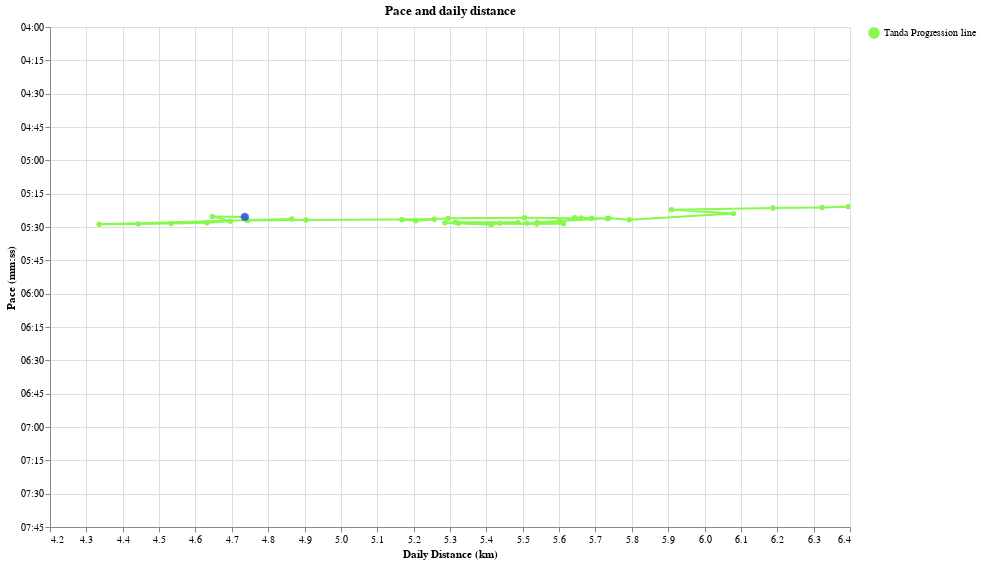

Notebook source saved alongside this figure:
### Code cell
daily_df["Legend"] = "Tanda Progression line"


tooltip = [
    alt.Tooltip(
        "rolling_km_per_week_daily_distance:Q",
        title="Distance (km)",
        format=".1f",
    ),
    alt.Tooltip(
        "rolling_pace_pretty:N",
        title="Pace (s/km)",
    ),
    alt.Tooltip("date:T", title="Date"),
    alt.Tooltip("pretty_rolling_tanda_day:N", title="Marathon Form"),
]


tanda_progression = (
    alt.Chart(daily_df.loc[start_date:last_date].reset_index().sort_values("date"))
    .mark_line(point=True, strokeWidth=2)
    .encode(
        x=alt.X(
            "rolling_km_per_week_daily_distance:Q",
            title="Daily Distance (km)",
            scale=alt.Scale(zero=False),
        ),
        y=alt.Y(
            "rolling_pace_sec_per_km:Q",
            title="Pace (mm:ss)",
            scale=alt.Scale(
                reverse=True,
                zero=False,
                domain=(min(pace_ticks_values), max(pace_ticks_values)),
            ),
            axis=alt.Axis(
                values=pace_ticks_values,
                labelExpr="datum.value > 0 ? timeFormat(datum.value * 1000, '%M:%S') : ''",
            ),
        ),
        tooltip=tooltip,
        order="date",
        color=alt.Color(
            "Legend:N",
            legend=alt.Legend(title=None),
            scale=alt.Scale(domain=["Tanda Progression line"], range=["#87f94c"]),
        ),
    )
    .properties(width=800, height=500, title="Pace and daily distance")
    .interactive()
)


current_form = (
    alt.Chart(
        daily_df.loc[start_date:last_date].reset_index().sort_values("date").tail(1)
    )
    .mark_point(filled=True, size=70)
    .encode(
        x=alt.X(
            "rolling_km_per_week_daily_distance:Q",
            title="Daily Distance (km)",
            scale=alt.Scale(zero=False),
        ),
        y=alt.Y(
            "rolling_pace_sec_per_km:Q",
            title="Pace (mm:ss)",
            scale=alt.Scale(
                reverse=True,
                zero=False,
                domain=(min(pace_ticks_values), max(pace_ticks_values)),
            ),
            axis=alt.Axis(
                values=pace_ticks_values,
                labelExpr="datum.value > 0 ? timeFormat(datum.value * 1000, '%M:%S') : ''",
            ),
        ),
        color=alt.value("#142ef5"),
        tooltip=tooltip,
    )
    .properties(width=800, height=500, title="Pace and daily distance")
    .interactive()
)

(tanda_progression + current_form).show()

### Figure 1 — Vega-Lite specification as saved in the notebook (floating-point values rounded to 4 significant figures)
{"config": {"view": {"continuousWidth": 300, "continuousHeight": 300}}, "layer": [{"data": {"name": "data-eb834b5033a4e028d98477b1e1670d22"}, "mark": {"type": "line", "point": true, "strokeWidth": 2}, "encoding": {"color": {"field": "Legend", "legend": {"title": null}, "scale": {"domain": ["Tanda Progression line"], "range": ["#87f94c"]}, "type": "nominal"}, "order": {"field": "date", "type": "temporal"}, "tooltip": [{"field": "rolling_km_per_week_daily_distance", "format": ".1f", "title": "Distance (km)", "type": "quantitative"}, {"field": "rolling_pace_pretty", "title": "Pace (s/km)", "type": "nominal"}, {"field": "date", "title": "Date", "type": "temporal"}, {"field": "pretty_rolling_tanda_day", "title": "Marathon Form", "type": "nominal"}], "x": {"field": "rolling_km_per_week_daily_distance", "scale": {"zero": false}, "title": "Daily Distance (km)", "type": "quantitative"}, "y": {"axis": {"labelExpr": "datum.value > 0 ? timeFormat(datum.value * 1000, '%M:%S') : ''", "values": [240, 255, 270, 285, 300, 315, 330, 345, 360, 375, 390, 405, 420, 435, 450, 465]}, "field": "rolling_pace_sec_per_km", "scale": {"domain": [240, 465], "reverse": true, "zero": false}, "title": "Pace (mm:ss)", "type": "quantitative"}}, "name": "view_6", "title": "Pace and daily distance"}, {"data": {"name": "data-7627c6aeb6cac7c94e8f5c09c2342800"}, "mark": {"type": "point", "filled": true, "size": 70}, "encoding": {"color": {"value": "#142ef5"}, "tooltip": [{"field": "rolling_km_per_week_daily_distance", "format": ".1f", "title": "Distance (km)", "type": "quantitative"}, {"field": "rolling_pace_pretty", "title": "Pace (s/km)", "type": "nominal"}, {"field": "date", "title": "Date", "type": "temporal"}, {"field": "pretty_rolling_tanda_day", "title": "Marathon Form", "type": "nominal"}], "x": {"field": "rolling_km_per_week_daily_distance", "scale": {"zero": false}, "title": "Daily Distance (km)", "type": "quantitative"}, "y": {"axis": {"labelExpr": "datum.value > 0 ? timeFormat(datum.value * 1000, '%M:%S') : ''", "values": [240, 255, 270, 285, 300, 315, 330, 345, 360, 375, 390, 405, 420, 435, 450, 465]}, "field": "rolling_pace_sec_per_km", "scale": {"domain": [240, 465], "reverse": true, "zero": false}, "title": "Pace (mm:ss)", "type": "quantitative"}}, "name": "view_7", "title": "Pace and daily distance"}], "height": 500, "params": [{"name": "param_8", "select": {"type": "interval", "encodings": ["x", "y"]}, "bind": "scales", "views": ["view_6"]}, {"name": "param_9", "select": {"type": "interval", "encodings": ["x", "y"]}, "bind": "scales", "views": ["view_7"]}], "width": 800, "$schema": "https://vega.github.io/schema/vega-lite/v5.17.0.json", "datasets": {"data-eb834b5033a4e028d98477b1e1670d22": [{"date": "2024-04-29T00:00:00", "distance_meters": 5048.0, "time_seconds": 1567.0, "tanda_day": 3.562, "tanda_day_pretty": "1970-01-01T03:33:43.764750223", "rolling_distance_meters": 358100.0, "rolling_time_seconds": 114900.0, "rolling_km_per_week": 44.77, "rolling_pace_sec_per_km": 320.9, "rolling_tanda_day": 3.563, "rolling_tanda_day_pretty": "1970-01-01T03:33:47.897492133", "type_rolling": "Tanda (8 weeks)", "type_daily": "Tanda (daily)", "pace_sec_per_km": 310.4, "distance_km": 5.048, "date_factor": 26210.0, "daily_pace_pretty": "5:10", "rolling_pace_pretty": "5:20", "rolling_km_per_week_daily_distance": 6.395, "Latest run": "Latest run", "pretty_rolling_tanda_day": "3 hours 34 minutes", "shape": "circle", "Legend": "Tanda Progression line"}, {"date": "2024-04-30T00:00:00", "distance_meters": 4015.0, "time_seconds": 1391.0, "tanda_day": 3.848, "tanda_day_pretty": "1970-01-01T03:50:51.692821886", "rolling_distance_meters": 354100.0, "rolling_time_seconds": 113700.0, "rolling_km_per_week": 44.26, "rolling_pace_sec_per_km": 321.2, "rolling_tanda_day": 3.569, "rolling_tanda_day_pretty": "1970-01-01T03:34:07.553763253", "type_rolling": "Tanda (8 weeks)", "type_daily": "Tanda (daily)", "pace_sec_per_km": 346.5, "distance_km": 4.015, "date_factor": 29860.0, "daily_pace_pretty": "5:46", "rolling_pace_pretty": "5:21", "rolling_km_per_week_daily_distance": 6.323, "Latest run": "Latest run", "pretty_rolling_tanda_day": "3 hours 34 minutes", "shape": "circle", "Legend": "Tanda Progression line"}, {"date": "2024-05-01T00:00:00", "distance_meters": 5062.0, "time_seconds": 1598.0, "tanda_day": 3.596, "tanda_day_pretty": "1970-01-01T03:35:44.069273692", "rolling_distance_meters": 346500.0, "rolling_time_seconds": 111400.0, "rolling_km_per_week": 43.32, "rolling_pace_sec_per_km": 321.5, "rolling_tanda_day": 3.577, "rolling_tanda_day_pretty": "1970-01-01T03:34:37.293791876", "type_rolling": "Tanda (8 weeks)", "type_daily": "Tanda (daily)", "pace_sec_per_km": 315.7, "distance_km": 5.062, "date_factor": 34020.0, "daily_pace_pretty": "5:15", "rolling_pace_pretty": "5:21", "rolling_km_per_week_daily_distance": 6.188, "Latest run": "Latest run", "pretty_rolling_tanda_day": "3 hours 35 minutes", "shape": "circle", "Legend": "Tanda Progression line"}, {"date": "2024-05-03T00:00:00", "distance_meters": 5077.0, "time_seconds": 1587.0, "tanda_day": 3.575, "tanda_day_pretty": "1970-01-01T03:34:28.285823125", "rolling_distance_meters": 330900.0, "rolling_time_seconds": 106600.0, "rolling_km_per_week": 41.36, "rolling_pace_sec_per_km": 322.3, "rolling_tanda_day": 3.596, "rolling_tanda_day_pretty": "1970-01-01T03:35:45.057075460", "type_rolling": "Tanda (8 weeks)", "type_daily": "Tanda (daily)", "pace_sec_per_km": 312.6, "distance_km": 5.077, "date_factor": 38760.0, "daily_pace_pretty": "5:12", "rolling_pace_pretty": "5:22", "rolling_km_per_week_daily_distance": 5.909, "Latest run": "Latest run", "pretty_rolling_tanda_day": "3 hours 36 minutes", "shape": "circle", "Legend": "Tanda Progression line"}, {"date": "2024-05-04T00:00:00", "distance_meters": 9550.0, "time_seconds": 3658.0, "tanda_day": 3.821, "tanda_day_pretty": "1970-01-01T03:49:15.249560005", "rolling_distance_meters": 340500.0, "rolling_time_seconds": 110300.0, "rolling_km_per_week": 42.56, "rolling_pace_sec_per_km": 324.0, "rolling_tanda_day": 3.599, "rolling_tanda_day_pretty": "1970-01-01T03:35:54.677639335", "type_rolling": "Tanda (8 weeks)", "type_daily": "Tanda (daily)", "pace_sec_per_km": 383.0, "distance_km": 9.55, "date_factor": 44160.0, "daily_pace_pretty": "6:23", "rolling_pace_pretty": "5:23", "rolling_km_per_week_daily_distance": 6.08, "Latest run": "Latest run", "pretty_rolling_tanda_day": "3 hours 36 minutes", "shape": "circle", "Legend": "Tanda Progression line"}, {"date": "2024-05-05T00:00:00", "distance_meters": 6955.0, "time_seconds": 3033.0, "tanda_day": 4.28, "tanda_day_pretty": "1970-01-01T04:16:46.264268297", "rolling_distance_meters": 324400.0, "rolling_time_seconds": 106000.0, "rolling_km_per_week": 40.55, "rolling_pace_sec_per_km": 326.7, "rolling_tanda_day": 3.63, "rolling_tanda_day_pretty": "1970-01-01T03:37:48.105438650", "type_rolling": "Tanda (8 weeks)", "type_daily": "Tanda (daily)", "pace_sec_per_km": 436.1, "distance_km": 6.955, "date_factor": 50320.0, "daily_pace_pretty": "7:16", "rolling_pace_pretty": "5:26", "rolling_km_per_week_daily_distance": 5.793, "Latest run": "Latest run", "pretty_rolling_tanda_day": "3 hours 38 minutes", "shape": "circle", "Legend": "Tanda Progression line"}, {"date": "2024-05-07T00:00:00", "distance_meters": 2885.0, "time_seconds": 996.0, "tanda_day": 3.9, "tanda_day_pretty": "1970-01-01T03:54:00.553656042", "rolling_distance_meters": 321300.0, "rolling_time_seconds": 104700.0, "rolling_km_per_week": 40.16, "rolling_pace_sec_per_km": 326.0, "rolling_tanda_day": 3.628, "rolling_tanda_day_pretty": "1970-01-01T03:37:42.233152281", "type_rolling": "Tanda (8 weeks)", "type_daily": "Tanda (daily)", "pace_sec_per_km": 345.2, "distance_km": 2.885, "date_factor": 57330.0, "daily_pace_pretty": "5:45", "rolling_pace_pretty": "5:26", "rolling_km_per_week_daily_distance": 5.737, "Latest run": "Latest run", "pretty_rolling_tanda_day": "3 hours 38 minutes", "shape": "circle", "Legend": "Tanda Progression line"}, {"date": "2024-05-08T00:00:00", "distance_meters": 5034.0, "time_seconds": 1769.0, "tanda_day": 3.827, "tanda_day_pretty": "1970-01-01T03:49:37.565745571", "rolling_distance_meters": 310200.0, "rolling_time_seconds": 101700.0, "rolling_km_per_week": 38.78, "rolling_pace_sec_per_km": 327.8, "rolling_tanda_day": 3.65, "rolling_tanda_day_pretty": "1970-01-01T03:38:58.947436010", "type_rolling": "Tanda (8 weeks)", "type_daily": "Tanda (daily)", "pace_sec_per_km": 351.4, "distance_km": 5.034, "date_factor": 65310.0, "daily_pace_pretty": "5:51", "rolling_pace_pretty": "5:27", "rolling_km_per_week_daily_distance": 5.54, "Latest run": "Latest run", "pretty_rolling_tanda_day": "3 hours 39 minutes", "shape": "circle", "Legend": "Tanda Progression line"}, {"date": "2024-05-09T00:00:00", "distance_meters": 4037.0, "time_seconds": 1565.0, "tanda_day": 4.112, "tanda_day_pretty": "1970-01-01T04:06:44.010132948", "rolling_distance_meters": 314300.0, "rolling_time_seconds": 103300.0, "rolling_km_per_week": 39.29, "rolling_pace_sec_per_km": 328.6, "rolling_tanda_day": 3.651, "rolling_tanda_day_pretty": "1970-01-01T03:39:03.945345372", "type_rolling": "Tanda (8 weeks)", "type_daily": "Tanda (daily)", "pace_sec_per_km": 387.7, "distance_km": 4.037, "date_factor": 74410.0, "daily_pace_pretty": "6:27", "rolling_pace_pretty": "5:28", "rolling_km_per_week_daily_distance": 5.612, "Latest run": "Latest run", "pretty_rolling_tanda_day": "3 hours 39 minutes", "shape": "circle", "Legend": "Tanda Progression line"}, {"date": "2024-05-11T00:00:00", "distance_meters": 14270.0, "time_seconds": 4311.0, "tanda_day": 3.114, "tanda_day_pretty": "1970-01-01T03:06:52.026536394", "rolling_distance_meters": 304500.0, "rolling_time_seconds": 99950.0, "rolling_km_per_week": 38.06, "rolling_pace_sec_per_km": 328.3, "rolling_tanda_day": 3.658, "rolling_tanda_day_pretty": "1970-01-01T03:39:28.392045577", "type_rolling": "Tanda (8 weeks)", "type_daily": "Tanda (daily)", "pace_sec_per_km": 302.1, "distance_km": 14.27, "date_factor": 84780.0, "daily_pace_pretty": "5:02", "rolling_pace_pretty": "5:28", "rolling_km_per_week_daily_distance": 5.437, "Latest run": "Latest run", "pretty_rolling_tanda_day": "3 hours 39 minutes", "shape": "circle", "Legend": "Tanda Progression line"}, {"date": "2024-05-12T00:00:00", "distance_meters": 5697.0, "time_seconds": 2000.0, "tanda_day": 3.792, "tanda_day_pretty": "1970-01-01T03:47:30.901519381", "rolling_distance_meters": 310200.0, "rolling_time_seconds": 101900.0, "rolling_km_per_week": 38.77, "rolling_pace_sec_per_km": 328.7, "rolling_tanda_day": 3.656, "rolling_tanda_day_pretty": "1970-01-01T03:39:19.917978152", "type_rolling": "Tanda (8 weeks)", "type_daily": "Tanda (daily)", "pace_sec_per_km": 351.1, "distance_km": 5.697, "date_factor": 96590.0, "daily_pace_pretty": "5:51", "rolling_pace_pretty": "5:28", "rolling_km_per_week_daily_distance": 5.538, "Latest run": "Latest run", "pretty_rolling_tanda_day": "3 hours 39 minutes", "shape": "circle", "Legend": "Tanda Progression line"}, {"date": "2024-05-15T00:00:00", "distance_meters": 5057.0, "time_seconds": 1615.0, "tanda_day": 3.62, "tanda_day_pretty": "1970-01-01T03:37:10.241927389", "rolling_distance_meters": 298100.0, "rolling_time_seconds": 97880.0, "rolling_km_per_week": 37.26, "rolling_pace_sec_per_km": 328.3, "rolling_tanda_day": 3.664, "rolling_tanda_day_pretty": "1970-01-01T03:39:49.906752883", "type_rolling": "Tanda (8 weeks)", "type_daily": "Tanda (daily)", "pace_sec_per_km": 319.4, "distance_km": 5.057, "date_factor": 110100.0, "daily_pace_pretty": "5:19", "rolling_pace_pretty": "5:28", "rolling_km_per_week_daily_distance": 5.323, "Latest run": "Latest run", "pretty_rolling_tanda_day": "3 hours 40 minutes", "shape": "circle", "Legend": "Tanda Progression line"}, {"date": "2024-05-17T00:00:00", "distance_meters": 8072.0, "time_seconds": 2469.0, "tanda_day": 3.388, "tanda_day_pretty": "1970-01-01T03:23:18.327845612", "rolling_distance_meters": 297600.0, "rolling_time_seconds": 97590.0, "rolling_km_per_week": 37.2, "rolling_pace_sec_per_km": 327.9, "rolling_tanda_day": 3.661, "rolling_tanda_day_pretty": "1970-01-01T03:39:41.102862811", "type_rolling": "Tanda (8 weeks)", "type_daily": "Tanda (daily)", "pace_sec_per_km": 305.9, "distance_km": 8.072, "date_factor": 125400.0, "daily_pace_pretty": "5:05", "rolling_pace_pretty": "5:27", "rolling_km_per_week_daily_distance": 5.315, "Latest run": "Latest run", "pretty_rolling_tanda_day": "3 hours 40 minutes", "shape": "circle", "Legend": "Tanda Progression line"}, {"date": "2024-05-18T00:00:00", "distance_meters": 9621.0, "time_seconds": 3162.0, "tanda_day": 3.468, "tanda_day_pretty": "1970-01-01T03:28:03.039640212", "rolling_distance_meters": 307300.0, "rolling_time_seconds": 100800.0, "rolling_km_per_week": 38.41, "rolling_pace_sec_per_km": 327.9, "rolling_tanda_day": 3.653, "rolling_tanda_day_pretty": "1970-01-01T03:39:10.851931479", "type_rolling": "Tanda (8 weeks)", "type_daily": "Tanda (daily)", "pace_sec_per_km": 328.7, "distance_km": 9.621, "date_factor": 142900.0, "daily_pace_pretty": "5:28", "rolling_pace_pretty": "5:27", "rolling_km_per_week_daily_distance": 5.487, "Latest run": "Latest run", "pretty_rolling_tanda_day": "3 hours 39 minutes", "shape": "circle", "Legend": "Tanda Progression line"}, {"date": "2024-05-19T00:00:00", "distance_meters": 8923.0, "time_seconds": 2829.0, "tanda_day": 3.423, "tanda_day_pretty": "1970-01-01T03:25:21.962583357", "rolling_distance_meters": 296000.0, "rolling_time_seconds": 97120.0, "rolling_km_per_week": 37.0, "rolling_pace_sec_per_km": 328.1, "rolling_tanda_day": 3.664, "rolling_tanda_day_pretty": "1970-01-01T03:39:50.163306382", "type_rolling": "Tanda (8 weeks)", "type_daily": "Tanda (daily)", "pace_sec_per_km": 317.1, "distance_km": 8.923, "date_factor": 162800.0, "daily_pace_pretty": "5:17", "rolling_pace_pretty": "5:28", "rolling_km_per_week_daily_distance": 5.286, "Latest run": "Latest run", "pretty_rolling_tanda_day": "3 hours 40 minutes", "shape": "circle", "Legend": "Tanda Progression line"}, {"date": "2024-05-20T00:00:00", "distance_meters": 7104.0, "time_seconds": 2620.0, "tanda_day": 3.839, "tanda_day_pretty": "1970-01-01T03:50:19.717875751", "rolling_distance_meters": 303100.0, "rolling_time_seconds": 99740.0, "rolling_km_per_week": 37.89, "rolling_pace_sec_per_km": 329.0, "rolling_tanda_day": 3.664, "rolling_tanda_day_pretty": "1970-01-01T03:39:49.538411416", "type_rolling": "Tanda (8 weeks)", "type_daily": "Tanda (daily)", "pace_sec_per_km": 368.8, "distance_km": 7.104, "date_factor": 185400.0, "daily_pace_pretty": "6:08", "rolling_pace_pretty": "5:29", "rolling_km_per_week_daily_distance": 5.413, "Latest run": "Latest run", "pretty_rolling_tanda_day": "3 hours 40 minutes", "shape": "circle", "Legend": "Tanda Progression line"}, {"date": "2024-05-22T00:00:00", "distance_meters": 5076.0, "time_seconds": 1586.0, "tanda_day": 3.574, "tanda_day_pretty": "1970-01-01T03:34:26.612710449", "rolling_distance_meters": 303200.0, "rolling_time_seconds": 99650.0, "rolling_km_per_week": 37.9, "rolling_pace_sec_per_km": 328.7, "rolling_tanda_day": 3.662, "rolling_tanda_day_pretty": "1970-01-01T03:39:41.763111008", "type_rolling": "Tanda (8 weeks)", "type_daily": "Tanda (daily)", "pace_sec_per_km": 312.5, "distance_km": 5.076, "date_factor": 211300.0, "daily_pace_pretty": "5:12", "rolling_pace_pretty": "5:28", "rolling_km_per_week_daily_distance": 5.414, "Latest run": "Latest run", "pretty_rolling_tanda_day": "3 hours 40 minutes", "shape": "circle", "Legend": "Tanda Progression line"}, {"date": "2024-05-23T00:00:00", "distance_meters": 5457.0, "time_seconds": 1689.0, "tanda_day": 3.536, "tanda_day_pretty": "1970-01-01T03:32:09.057770271", "rolling_distance_meters": 308600.0, "rolling_time_seconds": 101300.0, "rolling_km_per_week": 38.58, "rolling_pace_sec_per_km": 328.3, "rolling_tanda_day": 3.655, "rolling_tanda_day_pretty": "1970-01-01T03:39:16.456543149", "type_rolling": "Tanda (8 weeks)", "type_daily": "Tanda (daily)", "pace_sec_per_km": 309.5, "distance_km": 5.457, "date_factor": 240700.0, "daily_pace_pretty": "5:09", "rolling_pace_pretty": "5:28", "rolling_km_per_week_daily_distance": 5.511, "Latest run": "Latest run", "pretty_rolling_tanda_day": "3 hours 39 minutes", "shape": "circle", "Legend": "Tanda Progression line"}, {"date": "2024-05-25T00:00:00", "distance_meters": 10010.0, "time_seconds": 3009.0, "tanda_day": 3.27, "tanda_day_pretty": "1970-01-01T03:16:11.047737558", "rolling_distance_meters": 313600.0, "rolling_time_seconds": 102700.0, "rolling_km_per_week": 39.2, "rolling_pace_sec_per_km": 327.3, "rolling_tanda_day": 3.644, "rolling_tanda_day_pretty": "1970-01-01T03:38:36.905475202", "type_rolling": "Tanda (8 weeks)", "type_daily": "Tanda (daily)", "pace_sec_per_km": 300.6, "distance_km": 10.01, "date_factor": 274200.0, "daily_pace_pretty": "5:00", "rolling_pace_pretty": "5:27", "rolling_km_per_week_daily_distance": 5.6, "Latest run": "Latest run", "pretty_rolling_tanda_day": "3 hours 39 minutes", "shape": "circle", "Legend": "Tanda Progression line"}, {"date": "2024-05-26T00:00:00", "distance_meters": 10010.0, "time_seconds": 2945.0, "tanda_day": 3.228, "tanda_day_pretty": "1970-01-01T03:13:42.360225427", "rolling_distance_meters": 318600.0, "rolling_time_seconds": 103900.0, "rolling_km_per_week": 39.83, "rolling_pace_sec_per_km": 326.1, "rolling_tanda_day": 3.631, "rolling_tanda_day_pretty": "1970-01-01T03:37:51.962442618", "type_rolling": "Tanda (8 weeks)", "type_daily": "Tanda (daily)", "pace_sec_per_km": 294.1, "distance_km": 10.01, "date_factor": 312400.0, "daily_pace_pretty": "4:54", "rolling_pace_pretty": "5:26", "rolling_km_per_week_daily_distance": 5.69, "Latest run": "Latest run", "pretty_rolling_tanda_day": "3 hours 38 minutes", "shape": "circle", "Legend": "Tanda Progression line"}, {"date": "2024-05-28T00:00:00", "distance_meters": 7009.0, "time_seconds": 2227.0, "tanda_day": 3.514, "tanda_day_pretty": "1970-01-01T03:30:49.465042329", "rolling_distance_meters": 317000.0, "rolling_time_seconds": 103300.0, "rolling_km_per_week": 39.62, "rolling_pace_sec_per_km": 326.0, "rolling_tanda_day": 3.632, "rolling_tanda_day_pretty": "1970-01-01T03:37:54.534555577", "type_rolling": "Tanda (8 weeks)", "type_daily": "Tanda (daily)", "pace_sec_per_km": 317.7, "distance_km": 7.009, "date_factor": 356000.0, "daily_pace_pretty": "5:17", "rolling_pace_pretty": "5:25", "rolling_km_per_week_daily_distance": 5.661, "Latest run": "Latest run", "pretty_rolling_tanda_day": "3 hours 38 minutes", "shape": "circle", "Legend": "Tanda Progression line"}, {"date": "2024-05-29T00:00:00", "distance_meters": 6018.0, "time_seconds": 2058.0, "tanda_day": 3.718, "tanda_day_pretty": "1970-01-01T03:43:03.065273317", "rolling_distance_meters": 316000.0, "rolling_time_seconds": 103000.0, "rolling_km_per_week": 39.5, "rolling_pace_sec_per_km": 325.9, "rolling_tanda_day": 3.632, "rolling_tanda_day_pretty": "1970-01-01T03:37:55.311848713", "type_rolling": "Tanda (8 weeks)", "type_daily": "Tanda (daily)", "pace_sec_per_km": 342.0, "distance_km": 6.018, "date_factor": 405600.0, "daily_pace_pretty": "5:41", "rolling_pace_pretty": "5:25", "rolling_km_per_week_daily_distance": 5.643, "Latest run": "Latest run", "pretty_rolling_tanda_day": "3 hours 38 minutes", "shape": "circle", "Legend": "Tanda Progression line"}, {"date": "2024-05-30T00:00:00", "distance_meters": 5001.0, "time_seconds": 1729.0, "tanda_day": 3.792, "tanda_day_pretty": "1970-01-01T03:47:31.942964878", "rolling_distance_meters": 321000.0, "rolling_time_seconds": 104700.0, "rolling_km_per_week": 40.13, "rolling_pace_sec_per_km": 326.2, "rolling_tanda_day": 3.63, "rolling_tanda_day_pretty": "1970-01-01T03:37:46.647734811", "type_rolling": "Tanda (8 weeks)", "type_daily": "Tanda (daily)", "pace_sec_per_km": 345.7, "distance_km": 5.001, "date_factor": 462100.0, "daily_pace_pretty": "5:45", "rolling_pace_pretty": "5:26", "rolling_km_per_week_daily_distance": 5.732, "Latest run": "Latest run", "pretty_rolling_tanda_day": "3 hours 38 minutes", "shape": "circle", "Legend": "Tanda Progression line"}, {"date": "2024-06-01T00:00:00", "distance_meters": 2602.0, "time_seconds": 905.0, "tanda_day": 3.932, "tanda_day_pretty": "1970-01-01T03:55:55.946875576", "rolling_distance_meters": 308300.0, "rolling_time_seconds": 100400.0, "rolling_km_per_week": 38.53, "rolling_pace_sec_per_km": 325.8, "rolling_tanda_day": 3.639, "rolling_tanda_day_pretty": "1970-01-01T03:38:19.321700254", "type_rolling": "Tanda (8 weeks)", "type_daily": "Tanda (daily)", "pace_sec_per_km": 347.8, "distance_km": 2.602, "date_factor": 526500.0, "daily_pace_pretty": "5:47", "rolling_pace_pretty": "5:25", "rolling_km_per_week_daily_distance": 5.505, "Latest run": "Latest run", "pretty_rolling_tanda_day": "3 hours 38 minutes", "shape": "circle", "Legend": "Tanda Progression line"}, {"date": "2024-06-02T00:00:00", "distance_meters": 14550.0, "time_seconds": 4747.0, "tanda_day": 3.26, "tanda_day_pretty": "1970-01-01T03:15:36.593298064", "rolling_distance_meters": 296500.0, "rolling_time_seconds": 96700.0, "rolling_km_per_week": 37.07, "rolling_pace_sec_per_km": 326.1, "rolling_tanda_day": 3.651, "rolling_tanda_day_pretty": "1970-01-01T03:39:03.463125642", "type_rolling": "Tanda (8 weeks)", "type_daily": "Tanda (daily)", "pace_sec_per_km": 326.3, "distance_km": 14.55, "date_factor": 599800.0, "daily_pace_pretty": "5:26", "rolling_pace_pretty": "5:26", "rolling_km_per_week_daily_distance": 5.295, "Latest run": "Latest run", "pretty_rolling_tanda_day": "3 hours 39 minutes", "shape": "circle", "Legend": "Tanda Progression line"}, {"date": "2024-06-04T00:00:00", "distance_meters": 5108.0, "time_seconds": 1830.0, "tanda_day": 3.867, "tanda_day_pretty": "1970-01-01T03:52:02.762806011", "rolling_distance_meters": 291500.0, "rolling_time_seconds": 95380.0, "rolling_km_per_week": 36.44, "rolling_pace_sec_per_km": 327.1, "rolling_tanda_day": 3.662, "rolling_tanda_day_pretty": "1970-01-01T03:39:43.318125442", "type_rolling": "Tanda (8 weeks)", "type_daily": "Tanda (daily)", "pace_sec_per_km": 358.2, "distance_km": 5.108, "date_factor": 683400.0, "daily_pace_pretty": "5:58", "rolling_pace_pretty": "5:27", "rolling_km_per_week_daily_distance": 5.206, "Latest run": "Latest run", "pretty_rolling_tanda_day": "3 hours 40 minutes", "shape": "circle", "Legend": "Tanda Progression line"}, {"date": "2024-06-06T00:00:00", "distance_meters": 7000.0, "time_seconds": 2176.0, "tanda_day": 3.47, "tanda_day_pretty": "1970-01-01T03:28:12.473467057", "rolling_distance_meters": 289400.0, "rolling_time_seconds": 94570.0, "rolling_km_per_week": 36.17, "rolling_pace_sec_per_km": 326.8, "rolling_tanda_day": 3.662, "rolling_tanda_day_pretty": "1970-01-01T03:39:41.762590588", "type_rolling": "Tanda (8 weeks)", "type_daily": "Tanda (daily)", "pace_sec_per_km": 310.9, "distance_km": 7.0, "date_factor": 778600.0, "daily_pace_pretty": "5:10", "rolling_pace_pretty": "5:26", "rolling_km_per_week_daily_distance": 5.168, "Latest run": "Latest run", "pretty_rolling_tanda_day": "3 hours 40 minutes", "shape": "circle", "Legend": "Tanda Progression line"}, {"date": "2024-06-07T00:00:00", "distance_meters": 4990.0, "time_seconds": 1567.0, "tanda_day": 3.588, "tanda_day_pretty": "1970-01-01T03:35:17.389925710", "rolling_distance_meters": 294400.0, "rolling_time_seconds": 96130.0, "rolling_km_per_week": 36.8, "rolling_pace_sec_per_km": 326.6, "rolling_tanda_day": 3.656, "rolling_tanda_day_pretty": "1970-01-01T03:39:20.638705176", "type_rolling": "Tanda (8 weeks)", "type_daily": "Tanda (daily)", "pace_sec_per_km": 314.0, "distance_km": 4.99, "date_factor": 887000.0, "daily_pace_pretty": "5:13", "rolling_pace_pretty": "5:26", "rolling_km_per_week_daily_distance": 5.257, "Latest run": "Latest run", "pretty_rolling_tanda_day": "3 hours 39 minutes", "shape": "circle", "Legend": "Tanda Progression line"}, {"date": "2024-06-09T00:00:00", "distance_meters": 7856.0, "time_seconds": 2296.0, "tanda_day": 3.311, "tanda_day_pretty": "1970-01-01T03:18:37.983324805", "rolling_distance_meters": 274600.0, "rolling_time_seconds": 89760.0, "rolling_km_per_week": 34.33, "rolling_pace_sec_per_km": 326.9, "rolling_tanda_day": 3.676, "rolling_tanda_day_pretty": "1970-01-01T03:40:31.808799951", "type_rolling": "Tanda (8 weeks)", "type_daily": "Tanda (daily)", "pace_sec_per_km": 292.3, "distance_km": 7.856, "date_factor": 1011000.0, "daily_pace_pretty": "4:52", "rolling_pace_pretty": "5:26", "rolling_km_per_week_daily_distance": 4.904, "Latest run": "Latest run", "pretty_rolling_tanda_day": "3 hours 41 minutes", "shape": "circle", "Legend": "Tanda Progression line"}, {"date": "2024-06-13T00:00:00", "distance_meters": 7495.0, "time_seconds": 2252.0, "tanda_day": 3.38, "tanda_day_pretty": "1970-01-01T03:22:48.166657748", "rolling_distance_meters": 265600.0, "rolling_time_seconds": 86880.0, "rolling_km_per_week": 33.21, "rolling_pace_sec_per_km": 327.1, "rolling_tanda_day": 3.685, "rolling_tanda_day_pretty": "1970-01-01T03:41:06.045188420", "type_rolling": "Tanda (8 weeks)", "type_daily": "Tanda (daily)", "pace_sec_per_km": 300.5, "distance_km": 7.495, "date_factor": 1151000.0, "daily_pace_pretty": "5:00", "rolling_pace_pretty": "5:27", "rolling_km_per_week_daily_distance": 4.744, "Latest run": "Latest run", "pretty_rolling_tanda_day": "3 hours 41 minutes", "shape": "circle", "Legend": "Tanda Progression line"}, {"date": "2024-06-14T00:00:00", "distance_meters": 6821.0, "time_seconds": 2058.0, "tanda_day": 3.42, "tanda_day_pretty": "1970-01-01T03:25:10.313677113", "rolling_distance_meters": 272500.0, "rolling_time_seconds": 88940.0, "rolling_km_per_week": 34.06, "rolling_pace_sec_per_km": 326.4, "rolling_tanda_day": 3.675, "rolling_tanda_day_pretty": "1970-01-01T03:40:28.982209263", "type_rolling": "Tanda (8 weeks)", "type_daily": "Tanda (daily)", "pace_sec_per_km": 301.7, "distance_km": 6.821, "date_factor": 1312000.0, "daily_pace_pretty": "5:01", "rolling_pace_pretty": "5:26", "rolling_km_per_week_daily_distance": 4.865, "Latest run": "Latest run", "pretty_rolling_tanda_day": "3 hours 40 minutes", "shape": "circle", "Legend": "Tanda Progression line"}, {"date": "2024-06-16T00:00:00", "distance_meters": 12930.0, "time_seconds": 4092.0, "tanda_day": 3.256, "tanda_day_pretty": "1970-01-01T03:15:20.042886852", "rolling_distance_meters": 242800.0, "rolling_time_seconds": 79820.0, "rolling_km_per_week": 30.35, "rolling_pace_sec_per_km": 328.8, "rolling_tanda_day": 3.717, "rolling_tanda_day_pretty": "1970-01-01T03:43:01.909094736", "type_rolling": "Tanda (8 weeks)", "type_daily": "Tanda (daily)", "pace_sec_per_km": 316.4, "distance_km": 12.93, "date_factor": 1495000.0, "daily_pace_pretty": "5:16", "rolling_pace_pretty": "5:28", "rolling_km_per_week_daily_distance": 4.335, "Latest run": "Latest run", "pretty_rolling_tanda_day": "3 hours 43 minutes", "shape": "circle", "Legend": "Tanda Progression line"}, {"date": "2024-06-17T00:00:00", "distance_meters": 6021.0, "time_seconds": 1927.0, "tanda_day": 3.576, "tanda_day_pretty": "1970-01-01T03:34:33.378927776", "rolling_distance_meters": 248800.0, "rolling_time_seconds": 81750.0, "rolling_km_per_week": 31.1, "rolling_pace_sec_per_km": 328.6, "rolling_tanda_day": 3.71, "rolling_tanda_day_pretty": "1970-01-01T03:42:36.959279425", "type_rolling": "Tanda (8 weeks)", "type_daily": "Tanda (daily)", "pace_sec_per_km": 320.0, "distance_km": 6.021, "date_factor": 1703000.0, "daily_pace_pretty": "5:20", "rolling_pace_pretty": "5:28", "rolling_km_per_week_daily_distance": 4.443, "Latest run": "Latest run", "pretty_rolling_tanda_day": "3 hours 43 minutes", "shape": "circle", "Legend": "Tanda Progression line"}, {"date": "2024-06-18T00:00:00", "distance_meters": 5088.0, "time_seconds": 1631.0, "tanda_day": 3.625, "tanda_day_pretty": "1970-01-01T03:37:31.777367289", "rolling_distance_meters": 253900.0, "rolling_time_seconds": 83380.0, "rolling_km_per_week": 31.73, "rolling_pace_sec_per_km": 328.4, "rolling_tanda_day": 3.705, "rolling_tanda_day_pretty": "1970-01-01T03:42:16.360228101", "type_rolling": "Tanda (8 weeks)", "type_daily": "Tanda (daily)", "pace_sec_per_km": 320.6, "distance_km": 5.088, "date_factor": 1940000.0, "daily_pace_pretty": "5:20", "rolling_pace_pretty": "5:28", "rolling_km_per_week_daily_distance": 4.533, "Latest run": "Latest run", "pretty_rolling_tanda_day": "3 hours 42 minutes", "shape": "circle", "Legend": "Tanda Progression line"}, {"date": "2024-06-19T00:00:00", "distance_meters": 5479.0, "time_seconds": 1715.0, "tanda_day": 3.557, "tanda_day_pretty": "1970-01-01T03:33:26.407306666", "rolling_distance_meters": 259400.0, "rolling_time_seconds": 85100.0, "rolling_km_per_week": 32.42, "rolling_pace_sec_per_km": 328.1, "rolling_tanda_day": 3.697, "rolling_tanda_day_pretty": "1970-01-01T03:41:50.710279225", "type_rolling": "Tanda (8 weeks)", "type_daily": "Tanda (daily)", "pace_sec_per_km": 313.0, "distance_km": 5.479, "date_factor": 2210000.0, "daily_pace_pretty": "5:13", "rolling_pace_pretty": "5:28", "rolling_km_per_week_daily_distance": 4.631, "Latest run": "Latest run", "pretty_rolling_tanda_day": "3 hours 42 minutes", "shape": "circle", "Legend": "Tanda Progression line"}, {"date": "2024-06-21T00:00:00", "distance_meters": 7318.0, "time_seconds": 2346.0, "tanda_day": 3.518, "tanda_day_pretty": "1970-01-01T03:31:03.707925978", "rolling_distance_meters": 263000.0, "rolling_time_seconds": 86090.0, "rolling_km_per_week": 32.87, "rolling_pace_sec_per_km": 327.4, "rolling_tanda_day": 3.69, "rolling_tanda_day_pretty": "1970-01-01T03:41:22.369785673", "type_rolling": "Tanda (8 weeks)", "type_daily": "Tanda (daily)", "pace_sec_per_km": 320.6, "distance_km": 7.318, "date_factor": 2518000.0, "daily_pace_pretty": "5:20", "rolling_pace_pretty": "5:27", "rolling_km_per_week_daily_distance": 4.696, "Latest run": "Latest run", "pretty_rolling_tanda_day": "3 hours 41 minutes", "shape": "circle", "Legend": "Tanda Progression line"}, {"date": "2024-06-22T00:00:00", "distance_meters": 11960.0, "time_seconds": 3673.0, "tanda_day": 3.233, "tanda_day_pretty": "1970-01-01T03:13:57.649742191", "rolling_distance_meters": 260200.0, "rolling_time_seconds": 84630.0, "rolling_km_per_week": 32.53, "rolling_pace_sec_per_km": 325.2, "rolling_tanda_day": 3.678, "rolling_tanda_day_pretty": "1970-01-01T03:40:41.001568737", "type_rolling": "Tanda (8 weeks)", "type_daily": "Tanda (daily)", "pace_sec_per_km": 307.1, "distance_km": 11.96, "date_factor": 2869000.0, "daily_pace_pretty": "5:07", "rolling_pace_pretty": "5:25", "rolling_km_per_week_daily_distance": 4.647, "Latest run": "Latest run", "pretty_rolling_tanda_day": "3 hours 41 minutes", "shape": "circle", "Legend": "Tanda Progression line"}, {"date": "2024-06-23T00:00:00", "distance_meters": 4991.0, "time_seconds": 1684.0, "tanda_day": 3.739, "tanda_day_pretty": "1970-01-01T03:44:20.947967905", "rolling_distance_meters": 265200.0, "rolling_time_seconds": 86310.0, "rolling_km_per_week": 33.15, "rolling_pace_sec_per_km": 325.5, "rolling_tanda_day": 3.675, "rolling_tanda_day_pretty": "1970-01-01T03:40:29.915760118", "type_rolling": "Tanda (8 weeks)", "type_daily": "Tanda (daily)", "pace_sec_per_km": 337.4, "distance_km": 4.991, "date_factor": 3269000.0, "daily_pace_pretty": "5:37", "rolling_pace_pretty": "5:25", "rolling_km_per_week_daily_distance": 4.736, "Latest run": "Latest run", "pretty_rolling_tanda_day": "3 hours 40 minutes", "shape": "square", "Legend": "Tanda Progression line"}], "data-7627c6aeb6cac7c94e8f5c09c2342800": [{"date": "2024-06-23T00:00:00", "distance_meters": 4991.0, "time_seconds": 1684.0, "tanda_day": 3.739, "tanda_day_pretty": "1970-01-01T03:44:20.947967905", "rolling_distance_meters": 265200.0, "rolling_time_seconds": 86310.0, "rolling_km_per_week": 33.15, "rolling_pace_sec_per_km": 325.5, "rolling_tanda_day": 3.675, "rolling_tanda_day_pretty": "1970-01-01T03:40:29.915760118", "type_rolling": "Tanda (8 weeks)", "type_daily": "Tanda (daily)", "pace_sec_per_km": 337.4, "distance_km": 4.991, "date_factor": 3269000.0, "daily_pace_pretty": "5:37", "rolling_pace_pretty": "5:25", "rolling_km_per_week_daily_distance": 4.736, "Latest run": "Latest run", "pretty_rolling_tanda_day": "3 hours 40 minutes", "shape": "square", "Legend": "Tanda Progression line"}]}}
